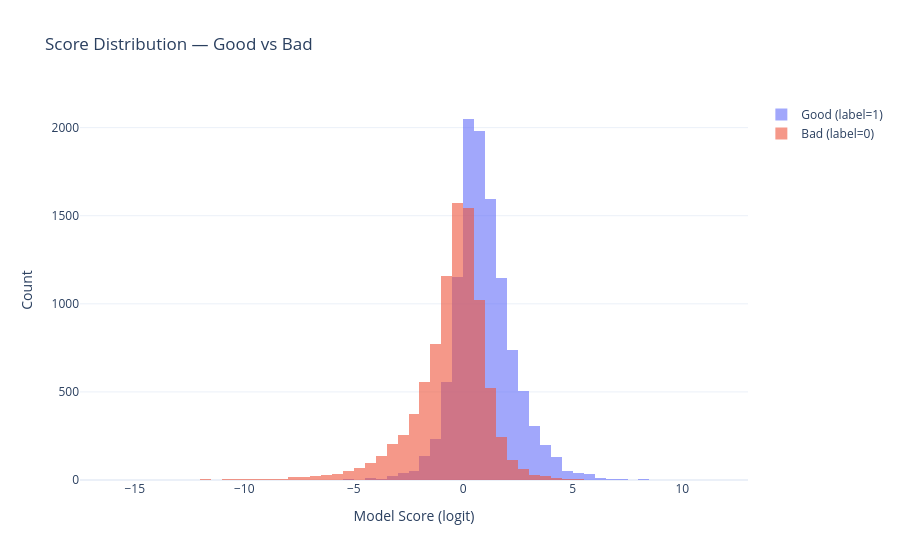

Here is the notebook cell this chart was saved with:
### Code cell
import plotly.graph_objects as go

def plot_good_and_bads(good_scores, bad_scores):

    fig = go.Figure()

    fig.add_trace(go.Histogram(
        x=good_scores,
        name="Good (label=1)",
        opacity=0.6,
        nbinsx=50
    ))

    fig.add_trace(go.Histogram(
        x=bad_scores,
        name="Bad (label=0)",
        opacity=0.6,
        nbinsx=50
    ))

    fig.update_layout(
        title="Score Distribution — Good vs Bad",
        xaxis_title="Model Score (logit)",
        yaxis_title="Count",
        barmode="overlay",
        template="plotly_white"
    )

    fig.show()

plot_good_and_bads(good_scores, bad_scores)

### Figure 1 — Plotly figure (JSON) as saved in the notebook; plotly's stock layout.template omitted (floating-point values rounded to 4 significant figures; data arrays with more than 128 entries replaced by an {"elided": "..."} marker saying what was removed)
{"data": [{"name": "Good (label=1)", "nbinsx": 50, "opacity": 0.6, "type": "histogram", "x": {"elided": "11020 float values"}}, {"name": "Bad (label=0)", "nbinsx": 50, "opacity": 0.6, "type": "histogram", "x": {"elided": "8980 float values"}}], "layout": {"barmode": "overlay", "title": {"text": "Score Distribution — Good vs Bad"}, "xaxis": {"title": {"text": "Model Score (logit)"}}, "yaxis": {"title": {"text": "Count"}}}}
